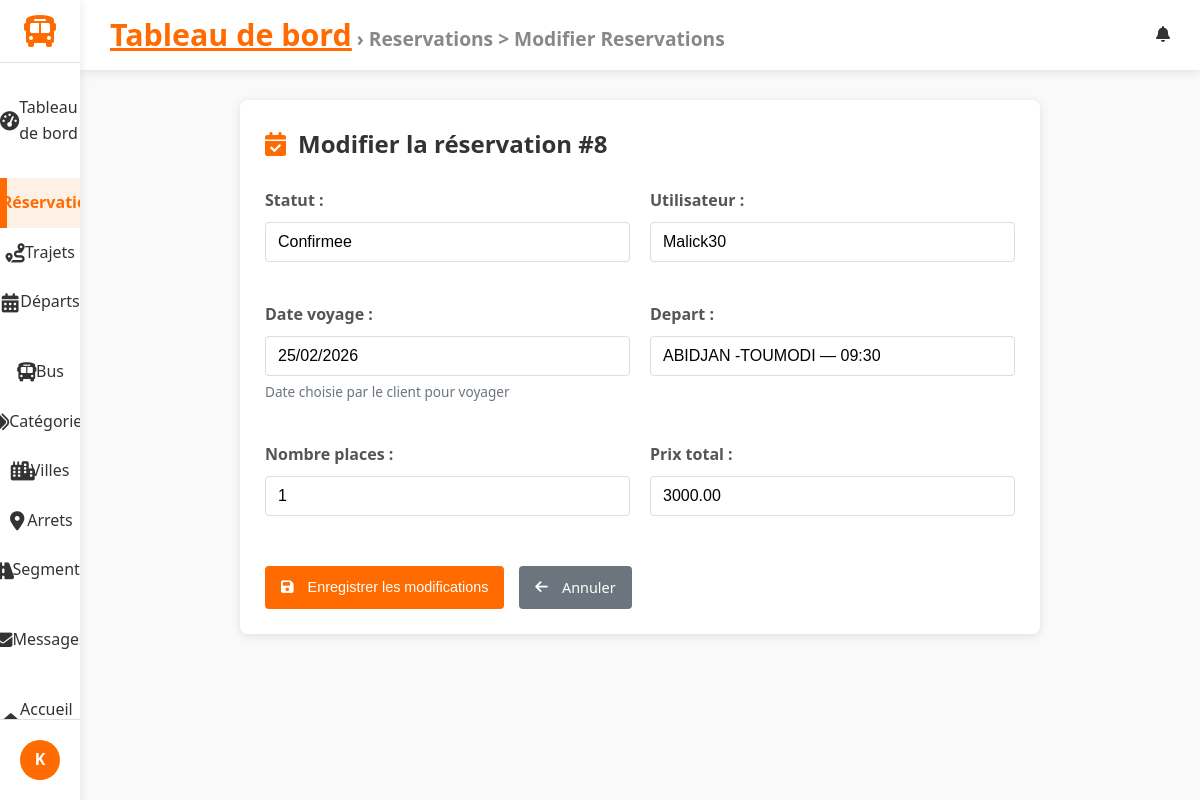
Page /dashboard/reservations/8/edit/ (signed in) on the committed database.
### accounts/models.py (models this page shows)
class CustomUser(AbstractUser):
    phone = models.CharField(max_length=20, blank=True, null=True, verbose_name="Numéro de téléphone")
    def __str__(self):
        return self.username

### reservations/models.py (models this page shows, shortened)
class Reservation(models.Model):
    utilisateur = models.ForeignKey(settings.AUTH_USER_MODEL, on_delete=models.CASCADE)
    depart = models.ForeignKey(
        Depart,
        on_delete=models.CASCADE,
        related_name="reservations",
    )
    date_voyage = models.DateField(help_text="Date choisie par le client pour voyager")
    reference = models.CharField(max_length=12, unique=True, blank=True)
    nombre_places = models.PositiveSmallIntegerField(default=1)
    prix_total = models.DecimalField(max_digits=10, decimal_places=2)
    statut = models.CharField(
        max_length=20,
        choices=ReservationStatus.choices,
        default=ReservationStatus.EN_ATTENTE,
    )
    created_at = models.DateTimeField(auto_now_add=True)

### gareci_admin/views.py (the view, shortened to what this page needs)
# urls.py: path("reservations/<int:pk>/edit/", ReservationAdminUpdateView.as_view(), name="reservation_edit"),
class ReservationAdminUpdateView(StaffRequiredMixin,ActiveTabMixin, BreadcrumbMixin, UpdateSuccessMessageMixin, UpdateView):
    model = Reservation
    fields = ['statut', 'utilisateur', 'date_voyage', 'depart', 'nombre_places', 'prix_total', 'paiement']
    template_name = 'dashboard/reservation_form.html'
    active_tab_value ='reservations'
    breadcrumb_title = 'Reservations > Modifier Reservations'

### gareci_admin/utils.py (called while the page is built)
    def test_func(self):
        return self.request.user.is_staff

    def get_context_data(self, **kwargs):
        context = super().get_context_data(**kwargs)
        if self.active_tab_value:
            context['active_tab'] = self.active_tab_value
        return context

    def get_context_data(self, **kwargs):
        context = super().get_context_data(**kwargs)
        if self.breadcrumb_title:
            context['breadcrumb_title'] = self.breadcrumb_title
        return context

### trips/models.py (called while the page is built)
    def __str__(self):
        return self.nom

    def __str__(self):
        return f"{self.trip} — {self.heure_depart:%H:%M}"

### gareci_admin/templates/dashboard/reservation_form.html (shortened to what this page needs)
{% extends 'dashboard/dashboard_base.html' %}
{% block content %}
<div class="reservation-form-container">
    <div class="reservation-form-header">
        <i class="fas fa-calendar-check"></i>
        <h2>Modifier la réservation #{{ object.id }}</h2>
    </div>
    <form method="post">
        <div class="form-row">
            {% for field in form %}
                <div class="form-group">
                    {{ field.label_tag }}
                    {{ field }}
                    {% if field.help_text %}
                        <span class="helptext">{{ field.help_text }}</span>
                    {% endif %}
                </div>
            {% endfor %}
        </div>
        <div class="form-actions">
            <button type="submit" class="btn btn-primary">
                <i class="fas fa-save"></i> Enregistrer les modifications
            </button>
            <a href="{% url 'dashboard:reservation_list' %}" class="btn btn-secondary">
                <i class="fas fa-arrow-left"></i> Annuler
            </a>
        </div>
    </form>
</div>
{% endblock %}

### gareci_admin/templates/dashboard/dashboard_base.html (shortened to what this page needs)
{% load static %}
<!DOCTYPE html>
<html lang="fr">
<head>
    <link rel="stylesheet" href="https://cdnjs.cloudflare.com/ajax/libs/font-awesome/6.4.0/css/all.min.css">
    <link rel="stylesheet" href="{% static 'css/gareci_admin/dashboards.css' %}">
    <link rel="stylesheet" href="{% static 'css/gareci_admin/reservation_list.css' %}">
    <link rel="stylesheet" href="{% static 'css/gareci_admin/reservation_form.css' %}">
    <link rel="stylesheet" href="{% static 'css/gareci_admin/reservation_confirm_delete.css' %}">
    <link rel="stylesheet" href="{% static 'css/gareci_admin/trip_form.css' %}">
    <link rel="stylesheet" href="{% static 'css/gareci_admin/trip_list.css' %}">
    <link rel="stylesheet" href="{% static 'css/gareci_admin/message_list.css' %}">
    <link rel="stylesheet" href="{% static 'css/gareci_admin/message_form.css' %}">
    <link rel="stylesheet" href="{% static 'css/gareci_admin/message_confirm_delete.css' %}">
    <link rel="stylesheet" href="{% static 'css/gareci_admin/departure_list_.css' %}">
    <link rel="stylesheet" href="{% static 'css/gareci_admin/departure_form.css' %}">
    <link rel="stylesheet" href="{% static 'css/gareci_admin/category_list.css' %}">
    <link rel="stylesheet" href="{% static 'css/gareci_admin/category_form.css' %}">
    <link rel="stylesheet" href="{% static 'css/gareci_admin/bus_list.css' %}">
    <link rel="stylesheet" href="{% static 'css/gareci_admin/bus_form.css' %}">
    <link rel="stylesheet" href="{% static 'css/gareci_admin/searchable_select.css' %}">
</head>
<body>
    <div class="dashboard-container">
        <aside class="sidebar">
            <div class="logo">
                <a href="{% url 'dashboard:index' %}">
                    <i class="fas fa-bus"></i>
                </a>
            </div>
            <nav class="sidebar-nav">
                <ul class="nav-list">
                    <li class="{% if active_tab == 'dashboard' %}active{% endif %}">
                        <a href="{% url 'dashboard:index' %}">
                            <i class="fas fa-tachometer-alt"></i> Tableau de bord
                        </a>
                    </li>
                    <li class="nav-section-header">
                    </li>
                    <li class="{% if active_tab == 'reservations' %}active{% endif %}">
                        <a href="{% url 'dashboard:reservation_list' %}">
                             Réservations
                        </a>
                    </li>
                    <li class="{% if active_tab == 'trips' %}active{% endif %}">
                        <a href="{% url 'dashboard:trip_list' %}">
                            <i class="fas fa-route"></i> Trajets
                        </a>
                    </li>
                    <li class="{% if active_tab == 'departures' %}active{% endif %}">
                        <a href="{% url 'dashboard:depart_list' %}">
                            <i class="fas fa-calendar-alt"></i> Départs
                        </a>
                    </li>
                    <li class="nav-section-header">
                    </li>
                    <li class="{% if active_tab == 'buses' %}active{% endif %}">
                        <a href="{% url 'dashboard:bus_list' %}">
                            <i class="fas fa-bus"></i> Bus
                        </a>
                    </li>
                    <li class="{% if active_tab == 'categories' %}active{% endif %}">
                        <a href="{% url 'dashboard:category_list' %}">
                            <i class="fas fa-tags"></i> Catégories
                        </a>
                    </li>
                    <li class="{% if active_tab == 'villes' %}active{% endif %}">
                        <a href="{% url 'dashboard:ville_list' %}">
                            <i class="fas fa-city"></i> Villes
                        </a>
                    </li>
                    <li class="{% if active_tab == 'arrets' %}active{% endif %}">
                        <a href="{% url 'dashboard:arret_list' %}">
                            <i class="fas fa-map-marker-alt"></i> Arrets
                        </a>
                    </li>
                    <li class="{% if active_tab == 'segments' %}active{% endif %}">
                        <a href="{% url 'dashboard:segment_list' %}">
                            <i class="fas fa-road"></i> Segments
                        </a>
                    </li>
                    <li class="nav-section-header">
                    </li>
                    <li class="{% if active_tab == 'messages' %}active{% endif %}">
                        <a href="{% url 'dashboard:message_list' %}">
                            <i class="fas fa-envelope"></i> Messages
                        </a>
                    </li>
                    <li class="nav-section-header">
                    </li>
                    <li class="{% if active_tab == 'messages' %}active{% endif %}">
                        <a href="{% url 'trips:home' %}">
                            <i class="fas fa-home"></i>Accueil Client
                        </a>
                    </li>
                </ul>
            </nav>
            <div class="sidebar-footer">
                <div class="user-profile">
                    <div class="user-avatar">
                        {% if user.profile.image %}
                            <img src="{{ user.profile.image.url }}" alt="{{ user.username }}">
                        {% else %}
                            <div class="avatar-initials">
                                {{ user.username|slice:":1"|upper }}
                            </div>
                        {% endif %}
                    </div>
                </div>
            </div>
        </aside>
        <main class="main-content">
            <header class="content-header">
                <div class="header-left">
                    <div class="breadcrumbs">
                        {% block breadcrumbs %}
                        <a href="{% url 'dashboard:index' %}">Tableau de bord</a>
                        {% if breadcrumb_title %} &rsaquo; {{ breadcrumb_title }}{% endif %}
                        {% endblock %}
                    </div>
                </div>
                <div class="header-right">
                    {% block header_actions %}
                    <div class="notifications">
                        <i class="fas fa-bell"></i>
                    </div>
                    {% endblock %}
                </div>
            </header>
            <div class="content-wrapper">
                {% block content %}{% endblock %}
            </div>
        </main>
    </div>
</body>
</html>

### static/css/gareci_admin/dashboards.css (style rules this page uses)
:root { --primary: #FF6B00; --primary-dark: #E05D00; --secondary: #0056B3; --dark: #333333; --light: #F5F5F5; --gray: #888888; --light-gray: #E0E0E0; --sidebar-width: 280px; --sidebar-collapsed-width: 80px; --header-height: 70px; --blue: #4285F4; --green: #34A853; --orange: #FBBC05; --red: #EA4335; --border-radius: 8px; --box-shadow: 0 2px 10px rgba(0, 0, 0, 0.1); --transition: all 0.3s ease; }
* { margin: 0; padding: 0; box-sizing: border-box; }
body { font-family: 'Segoe UI', Tahoma, Geneva, Verdana, sans-serif; background-color: #f9f9f9; color: var(--dark); line-height: 1.6; }
.dashboard-container { display: flex; min-height: 100vh; }
.sidebar { width: var(--sidebar-width); background-color: white; box-shadow: var(--box-shadow); display: flex; flex-direction: column; transition: var(--transition); z-index: 100; height: 100vh; position: fixed; }
.logo { display: flex; align-items: center; padding: 20px; border-bottom: 1px solid var(--light-gray); }
.logo a { text-decoration:none ; display: flex; align-items: center; }
.logo i { font-size: 2rem; color: var(--primary); margin-right: 10px; }
.sidebar-nav { flex: 1; padding: 20px 0; overflow-y: auto; }
.nav-list { list-style: none; }
.nav-section-header { padding: 15px 20px 5px; font-size: 0.8rem; text-transform: uppercase; color: var(--gray); letter-spacing: 0.5px; }
.nav-list li a { display: flex; align-items: center; padding: 12px 20px; color: var(--dark); text-decoration: none; transition: var(--transition); }
.nav-list li a i { margin-right: 10px; width: 20px; text-align: center; }
.nav-list li.active a { background-color: rgba(255, 107, 0, 0.1); color: var(--primary); border-left: 3px solid var(--primary); }
li.active { background-color: var(--accent); font-weight: bold; border-left: 4px solid var(--primary); }
.sidebar-footer { padding: 20px; border-top: 1px solid var(--light-gray); }
.user-profile { display: flex; align-items: center; }
.user-avatar { margin-right: 12px; }
.avatar-initials { width: 40px; height: 40px; border-radius: 50%; background-color: var(--primary); color: white; display: flex; align-items: center; justify-content: center; font-weight: bold; }
.main-content { flex: 1; margin-left: var(--sidebar-width); transition: var(--transition); min-height: 100vh; display: flex; flex-direction: column; }
.content-header { display: flex; justify-content: space-between; align-items: center; padding: 0 30px; height: var(--header-height); background-color: white; box-shadow: var(--box-shadow); position: sticky; top: 0; z-index: 90; }
.header-left { display: flex; align-items: center; }
.breadcrumbs { font-size: 1.2rem; color: var(--gray); font-weight: bolder; }
.breadcrumbs a { color: var(--primary); font-size: 1.9rem; font-weight: bolder; }
.header-right { display: flex; align-items: center; gap: 20px; }
.notifications { position: relative; cursor: pointer; }
.content-wrapper { flex: 1; padding: 30px; background-color: #f9f9f9; }
.btn { display: inline-flex; align-items: center; justify-content: center; padding: 8px 16px; border-radius: var(--border-radius); font-weight: 500; cursor: pointer; transition: var(--transition); border: none; font-size: 0.9rem; }
.btn i { margin-right: 6px; }
.btn-primary { background-color: var(--primary); color: white; }
@media (max-width: 1200px) { .sidebar { width: var(--sidebar-collapsed-width); } }
@media (max-width: 1200px) { .logo { justify-content: center; padding: 15px 0; } }
@media (max-width: 1200px) { .logo i { margin-right: 0; } }
@media (max-width: 1200px) { .nav-list li a { justify-content: center; padding: 12px 0; } }
@media (max-width: 1200px) { .nav-list li a i { margin-right: 0; font-size: 1.2rem; } }
@media (max-width: 1200px) { .user-avatar { margin-right: 0; } }
@media (max-width: 1200px) { .main-content { margin-left: var(--sidebar-collapsed-width); } }

### static/css/gareci_admin/reservation_list.css (style rules this page uses)
.btn { display: inline-flex; align-items: center; justify-content: center; padding: 8px 12px; border-radius: 4px; font-weight: 500; text-decoration: none; font-size: 0.85rem; transition: all 0.3s; border: none; cursor: pointer; }

### static/css/gareci_admin/reservation_confirm_delete.css (style rules this page uses)
.btn { display: inline-flex; align-items: center; justify-content: center; padding: 10px 16px; border-radius: 4px; font-weight: 500; text-decoration: none; font-size: 0.9rem; transition: all 0.3s; border: none; cursor: pointer; gap: 8px; }
.btn-secondary { background-color: #6c757d; color: white; }
.form-actions { display: flex; gap: 15px; margin-top: 30px; flex-wrap: wrap; }

### rows in the picture
CustomUser: username "K"
Reservation: id "8", form "25/02/2026" "1" "3000.00"

### other values in the picture
{{ breadcrumb_title }} "Reservations > Modifier Reservations"
{{ field.label_tag }} "Statut :" "Utilisateur :" "Date voyage :" "Depart :" "Nombre places :" "Prix total :"
{{ field.help_text }} "Date choisie par le client pour voyager"
